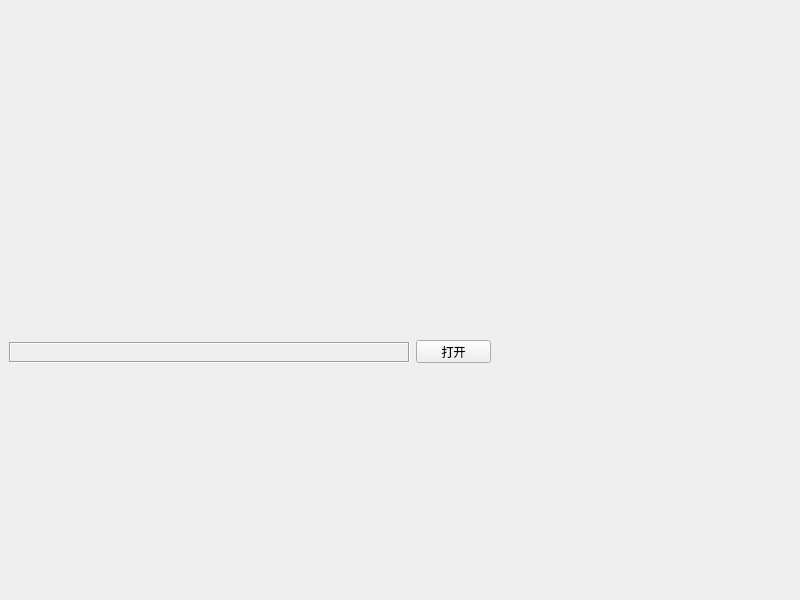
<?xml version="1.0" encoding="UTF-8"?>
<ui version="4.0">
 <class>frmWaveWater</class>
 <widget class="QWidget" name="frmWaveWater">
  <property name="geometry">
   <rect>
    <x>0</x>
    <y>0</y>
    <width>800</width>
    <height>600</height>
   </rect>
  </property>
  <property name="windowTitle">
   <string>Form</string>
  </property>
  <widget class="WaveWater" name="waveWater" native="true">
   <property name="geometry">
    <rect>
     <x>9</x>
     <y>9</y>
     <width>482</width>
     <height>321</height>
    </rect>
   </property>
  </widget>
  <widget class="QLabel" name="labFile">
   <property name="geometry">
    <rect>
     <x>9</x>
     <y>342</y>
     <width>401</width>
     <height>21</height>
    </rect>
   </property>
   <property name="sizePolicy">
    <sizepolicy hsizetype="Expanding" vsizetype="Preferred">
     <horstretch>0</horstretch>
     <verstretch>0</verstretch>
    </sizepolicy>
   </property>
   <property name="frameShape">
    <enum>QFrame::Box</enum>
   </property>
   <property name="frameShadow">
    <enum>QFrame::Sunken</enum>
   </property>
   <property name="text">
    <string/>
   </property>
  </widget>
  <widget class="QPushButton" name="btnOpen">
   <property name="geometry">
    <rect>
     <x>416</x>
     <y>340</y>
     <width>75</width>
     <height>23</height>
    </rect>
   </property>
   <property name="text">
    <string>打开</string>
   </property>
  </widget>
 </widget>
 <customwidgets>
  <customwidget>
   <class>WaveWater</class>
   <extends>QWidget</extends>
   <header>wavewater.h</header>
   <container>1</container>
  </customwidget>
 </customwidgets>
 <resources/>
 <connections/>
</ui>
